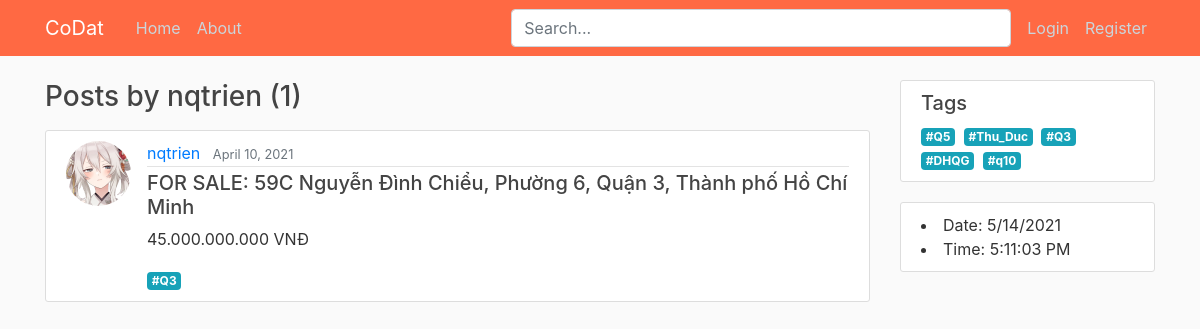
The page /user/nqtrien on the database as committed earlier.
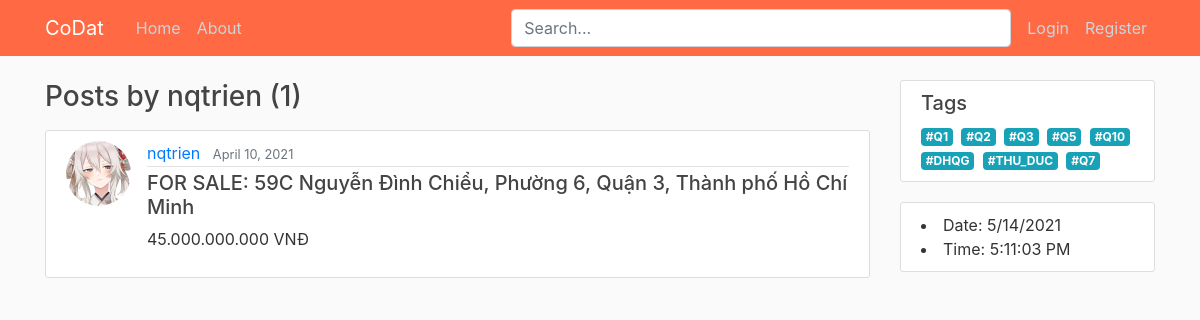
The same page on the database as committed later.
### HomePage/models.py (models this page shows, shortened)
class Post(models.Model):
    status = models.CharField(max_length=10, choices=STATUS)
    price = models.CharField(max_length=40)
    address = models.CharField(max_length=100)
    description = models.TextField()
    date_posted = models.DateTimeField(default=timezone.now)
    tags = TaggableManager(blank=True)
    author = models.ForeignKey(User, on_delete=models.CASCADE)
    likes = models.ManyToManyField(User, related_name="blog_posts")

### users/models.py (models this page shows, shortened)
class Profile(models.Model):
	user = models.OneToOneField(User, on_delete=models.CASCADE)
	image = models.ImageField(default='default.jpg', upload_to='profile_pics')
	phone_number = models.CharField(max_length=12, blank=True)
	bank = models.CharField(max_length=30, blank=True)
	bank_number = models.CharField(max_length=20, blank=True)

### HomePage/views.py (the view)
# urls.py: path('user/<str:username>', UserPostListView.as_view(), name='user-posts'),
class UserPostListView(TagMixin, ListView):
    model = Post
    template_name = 'HomePage/user_posts.html' # <app>/<model>_<viewtype>.html
    context_object_name = 'posts'
    ordering = ['-date_posted']
    paginate_by = 3
    def get_queryset(self):
        user = get_object_or_404(User, username=self.kwargs.get('username'))
        return Post.objects.filter(author=user).order_by('-date_posted')

### HomePage/views.py (called while the page is built)
    def get_context_data(self, **kwargs):
        context = super(TagMixin, self).get_context_data(**kwargs)
        context['tags'] = Tag.objects.all()
        return context

### HomePage/templates/HomePage/user_posts.html (shortened to what this page needs)
{% extends "HomePage/base.html" %}
{% block content %}
    <h3 class="mb-3">Posts by {{ view.kwargs.username }} ({{ page_obj.paginator.count }})</h3>
    {% for post in posts %}
        <article class="media content-section">
            <img class="rounded-circle article-img" src="{{ post.author.profile.image.url }}">
            <div class="media-body">
                <div class="article-metadata">
                    <a class="mr-2" href="{% url 'user-posts' post.author.username %}">{{ post.author }}</a>
                    <small class="text-muted">{{ post.date_posted|date:"F d, Y" }}</small>
                </div>
                <h5><a class="article-address" href="{% url 'post-detail' post.id %}">
                    {{ post.status }}: {{ post.address }}
                </a></h5>
                <p>{{ post.price }}</p>
                {% for tag in post.tags.all %}
                    <a href="{% url 'tag-posts' tag.slug %}" class="mr-1 badge badge-info">#{{ tag }}</a>
                {% endfor %}
            </div>
        </article>
    {% endfor %}
{% endblock content %}

### HomePage/templates/HomePage/base.html (shortened to what this page needs)
{% load static %}
<!DOCTYPE html>
<html>
<head>
    <link rel="stylesheet" href="https://maxcdn.bootstrapcdn.com/bootstrap/4.0.0/css/bootstrap.min.css">
    <link rel="stylesheet" type="text/css" href="{% static 'HomePage/main.css' %}">
</head>
<body>
    <header class="site-header">
        <nav class="navbar navbar-expand-md navbar-dark bg-steel fixed-top">
            <div class="container">
                <a class="navbar-brand mr-4" href="{% url 'home-page' %}">CoDat</a>
                <div class="collapse navbar-collapse" id="navbarToggle">
                    <div class="navbar-nav mr-auto">
                        <a class="nav-item nav-link" href="{% url 'home-page' %}">Home</a>
                        <a class="nav-item nav-link" href="{% url 'home-about' %}">About</a>
                    </div>
                    <div class="search-bar mr-sm-2">
                        <form action="{% url 'home-page' %}">
                            <input class="form-control" type="search" placeholder="Search..." aria-label="Search" name="search">
                        </form>
                    </div>
                    <div class="navbar-nav">
                        {% if user.is_authenticated %}
                            <a class="nav-item nav-link" href="{% url 'post-create' %}">New Post</a>
                            <a class="nav-item nav-link" href="{% url 'profile' %}">{{ user.username }}</a>
                            <a class="nav-item nav-link" href="{% url 'logout' %}">Logout</a>
                        {% else %}
                            <a class="nav-item nav-link" href="{% url 'login' %}?next={{request.path}}">Login</a>
                            <a class="nav-item nav-link" href="{% url 'register' %}">Register</a>
                        {% endif %}
                    </div>
                </div>
            </div>
        </nav>
    </header>
    <main role="main" class="container">
        <div class="row">
            <div class="col-md-9">
                {% block content %}{% endblock %}
            </div>
            <div class="col-md-3">
                <div class="content-section">
                    <h5>Tags</h5>
                    {% for tag in tags %}
                        <a href="{% url 'tag-posts' tag.slug %}" class="mr-1 badge badge-info">#{{ tag }}</a>
                    {% endfor %}
                </div>
                <div class="content-section">
                    <li>Date: <span id="date"></span></li>
                    <li>Time: <span id="time"></li>
                </div>
            </div>
        </div>
    </main>
</body>
</html>

Rows that differ between the two databases and show on the page:
removed Tag: name "Q3"
removed Tag: name "Thu_Duc", shown under "Tags"
removed Tag: name "q10", shown under "Tags"
added Tag: name "Q1", shown under "Tags"
added Tag: name "Q2", shown under "Tags"
added Tag: name "Q3", shown under "Tags"
added Tag: name "Q10", shown under "Tags"
added Tag: name "THU_DUC", shown under "Tags"
added Tag: name "Q7", shown under "Tags"
